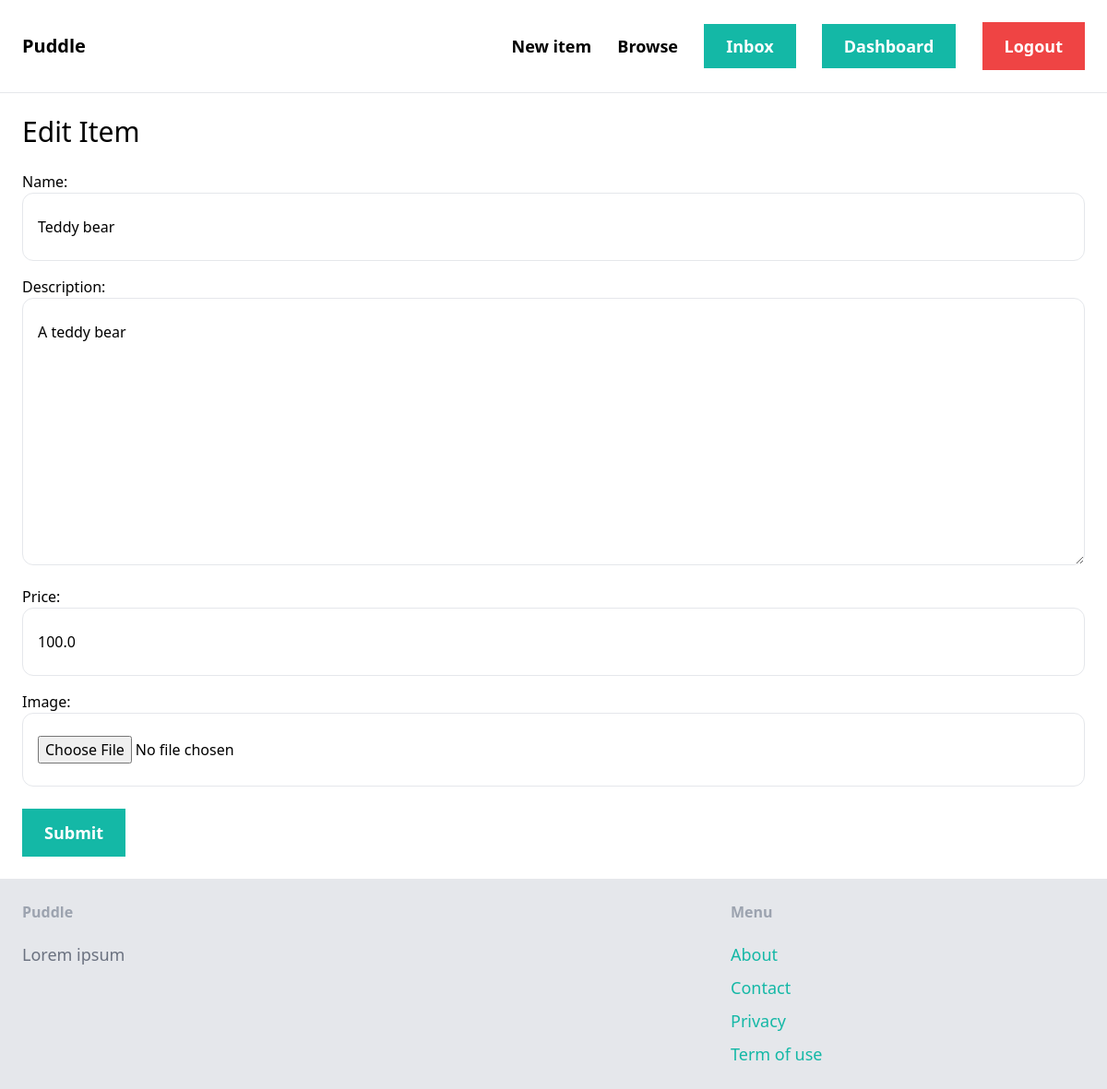
The page /items/1/edit/ (signed in) on the database its author committed.
### item/models.py (models this page shows, shortened)
class Item(models.Model):
    category = models.ForeignKey(Category, related_name="category", on_delete=models.CASCADE)
    name = models.CharField(max_length=255)
    description = models.TextField(blank=True, null=True)
    price = models.FloatField()
    image = models.ImageField(upload_to="item_images", blank=True, null=True)
    is_sold = models.BooleanField(default=False)
    created_by = models.ForeignKey(User, related_name="items", on_delete=models.CASCADE)
    created_at = models.DateTimeField(auto_now_add=True)

### item/views.py (the view)
# urls.py: path("<int:pk>/edit/", views.edit, name="edit"),
@login_required
def edit(request:HttpRequest, pk):
    item = get_object_or_404(Item, pk=pk)
    if request.method == "POST":
        form = EditItemForm(request.POST, request.FILES, instance=item)
        if form.is_valid():
            form.save()
            return redirect("item:detail", pk=item.id)
    else:
        form = EditItemForm(instance=item)
    return render(request, "item/form.html", {
        "form": form,
        "title": "Edit Item"
    })

### item/forms.py
class EditItemForm(forms.ModelForm):
    class Meta:
        model = Item
        fields = ("name", "description", "price", "image",)
        widgets = {
            "name": forms.TextInput(attrs={
                "class": INPUT_CLASS
            }),
            "description": forms.Textarea(attrs={
                "class": INPUT_CLASS
            }),
            "price": forms.NumberInput(attrs={
                "class": INPUT_CLASS
            }),
            "image": forms.FileInput(attrs={
                "class": INPUT_CLASS
            }),
        }

### item/templates/item/form.html (shortened to what this page needs)
{% extends "core/base.html" %}
{% block content %}
<h1 class="text-3xl mb-6">{{ title }}</h1>
<form method="post" action="." enctype="multipart/form-data">
  <div class="space-y-4">
    {{ form.as_p }}
  </div>
  <button type="submit" class="mt-6 px-6 py-3 text-lg font-semibold bg-teal-500 text-white round-xl hover:bg-teal-700">Submit</button>
</form>
{% endblock %}

### rows shown on the page
Item: name "Teddy bear", description "A teddy bear", price "100.0"

### other values the page prints
{{ title }} "Edit Item"
